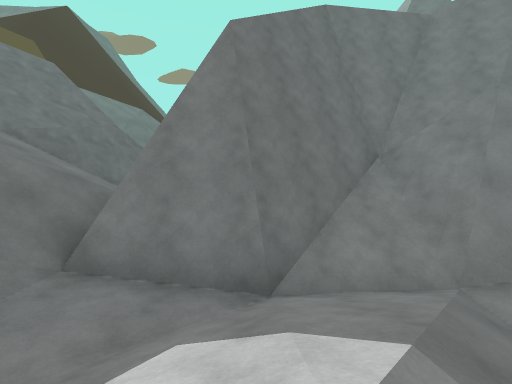
view 1 (above)

24 first-person views from a walk through a 3-D level made in the Unity game engine. The camera is 1.4 m above the floor, tilts 6° down and sees 90° across. The floor is counted in squares, 2 m on a side. Each view is taken from the middle of a square. On the plan, view 1 faces up. The plan holds only what a view shows up to about 9 squares ahead; the rest is blank. The place goes on beyond the plan. The player is left out. Surface patterns are stand-ins for the level's own textures.

view 2
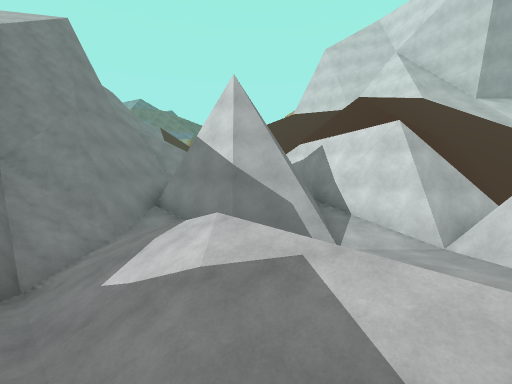

view 3
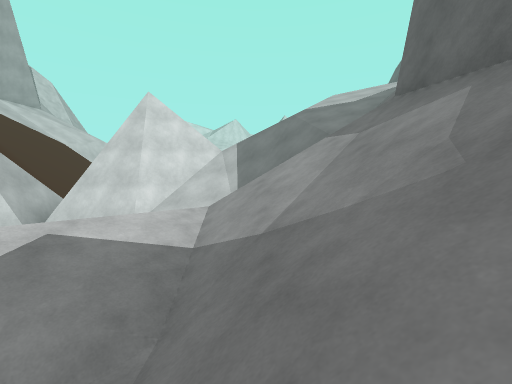

view 4
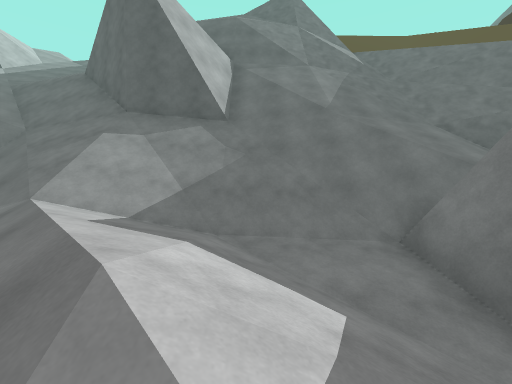

view 5
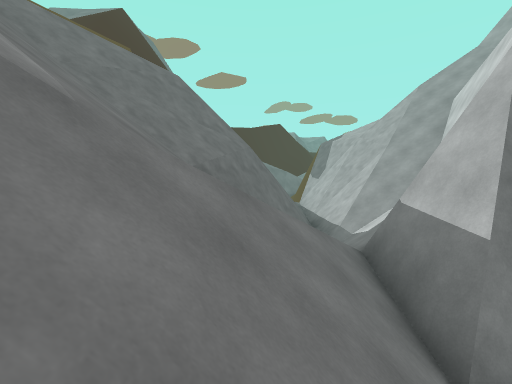

view 6
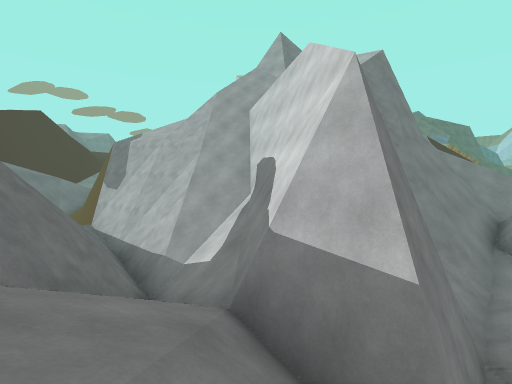

view 7
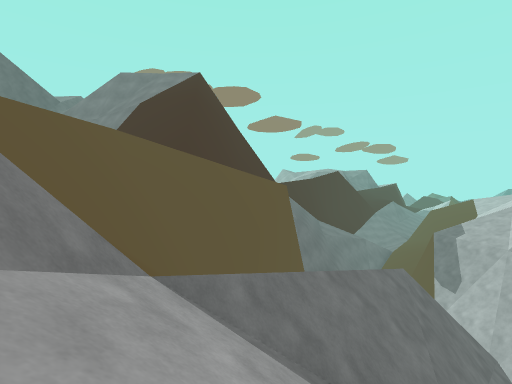

view 8
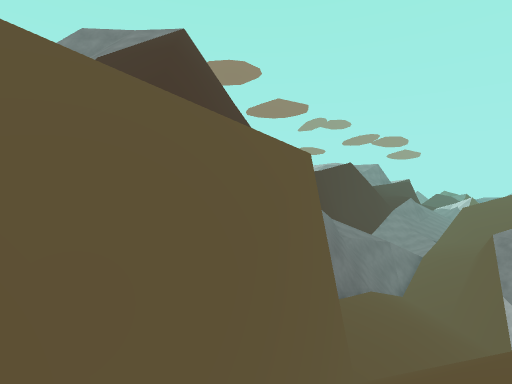

view 9
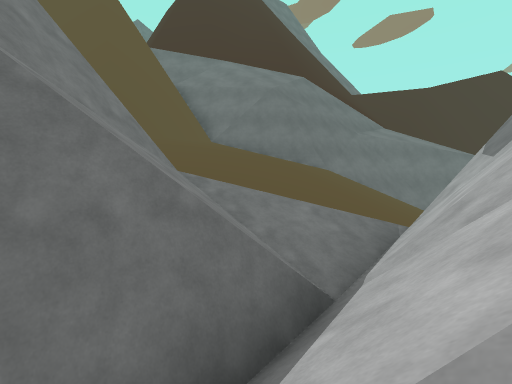

view 10
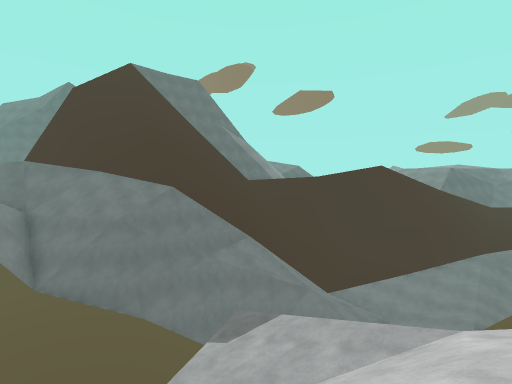

view 11
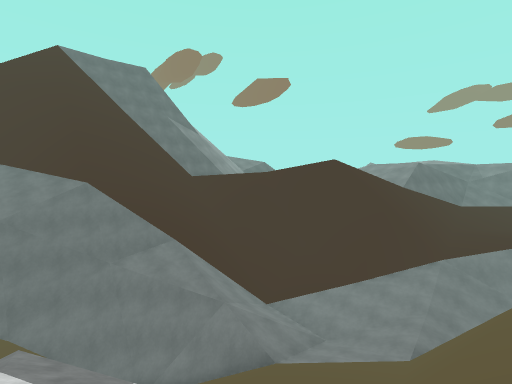

view 12
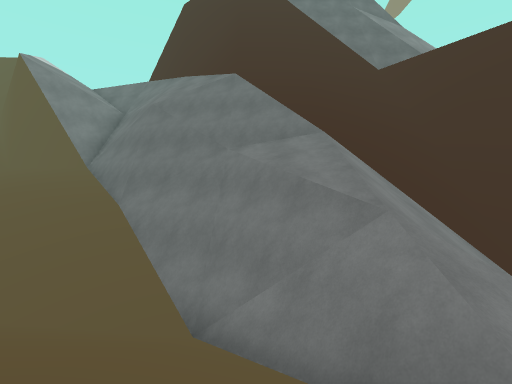

view 13
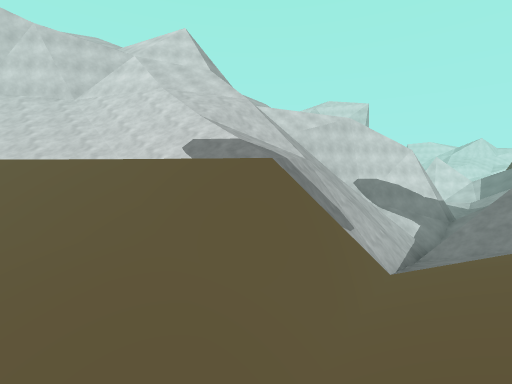

view 14
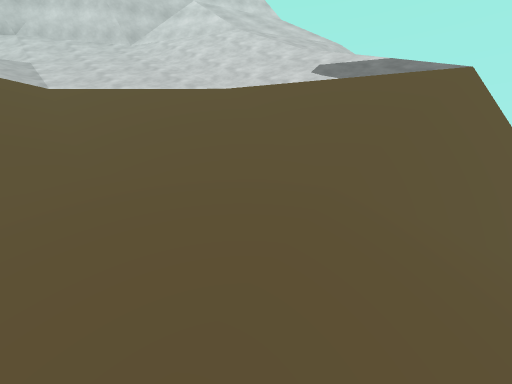

view 15
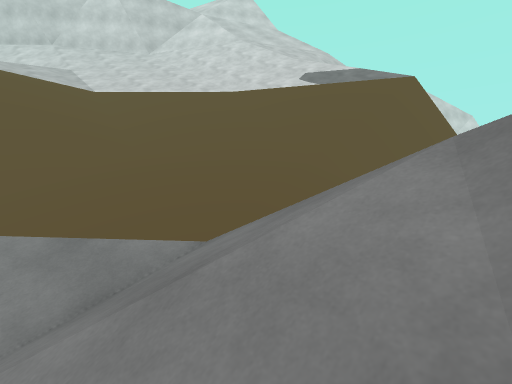

view 16
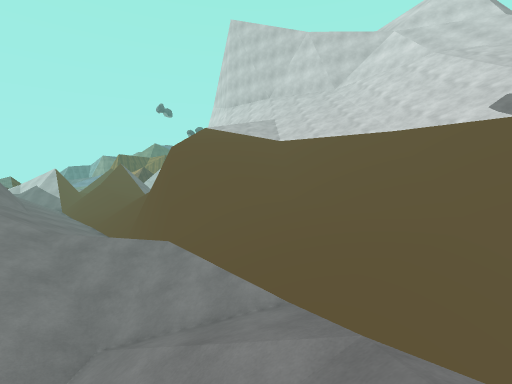

view 17
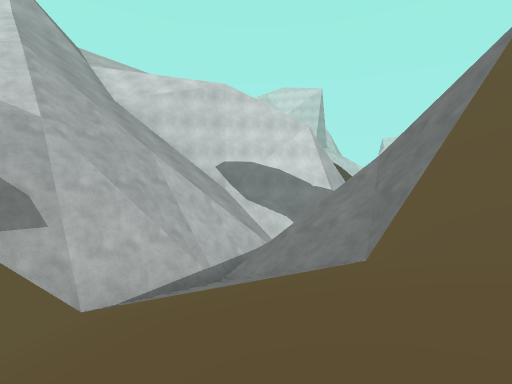

view 18
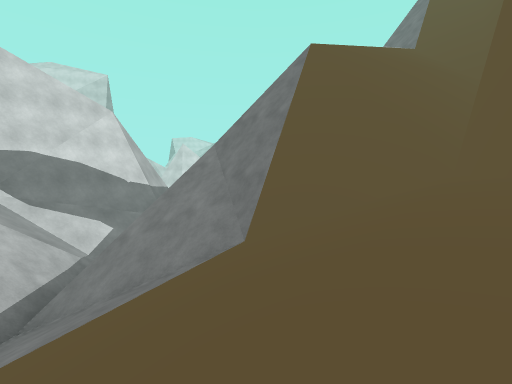

view 19
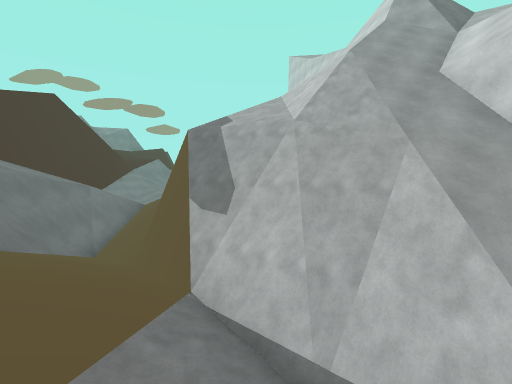

view 20
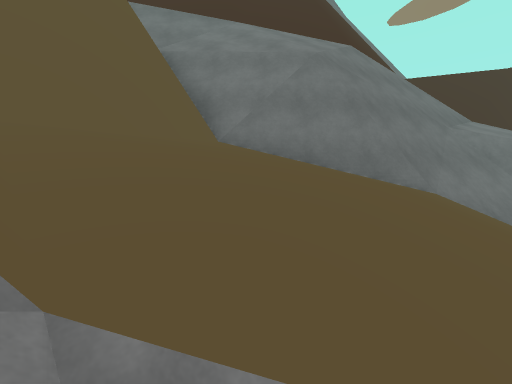

view 21
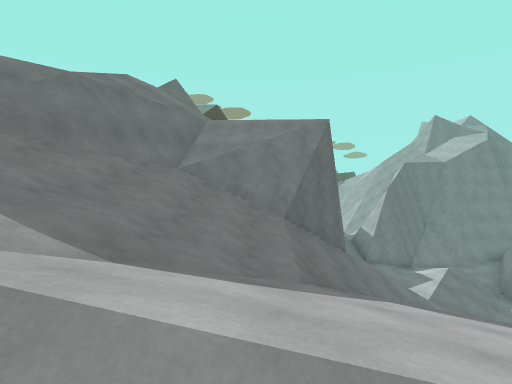

view 22
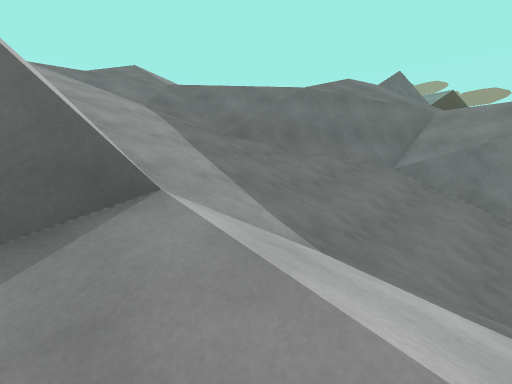

view 23
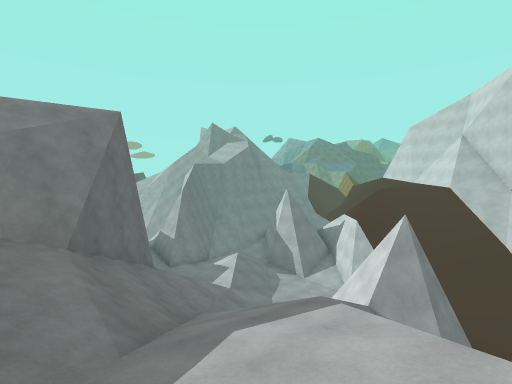

view 24
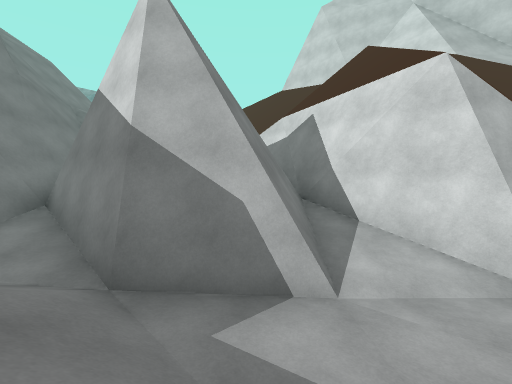

### Floor plan
Key: @ floor where view 1 was taken; # wall or solid block; x gap in a wall; . main floor; : floor 0.75 m higher than the main floor; - floor 1 m lower than the main floor; + floor 3 m higher than the main floor; * floor 4 m higher than the main floor; % floor 8 m higher than the main floor; & floor 9.5 m higher than the main floor; $ floor 14.25 m higher than the main floor; / step, stairs or slope; = window, fence, low wall or low ledge; v drop or lower ground.
Columns run from 17 left of view 1 to 11 right of it. Each row starts with its distance up from view 1.
 22          #=##== ////#v//
 21          #//////////#////  //
 20          #//////////=///////#
 19          #//=//vv//////////#
 18          #/#=vv#//////////#
 17         ##/#v##///#=/////#/
 16         #&v###///##/////##
 15            ##///#//////#v/
 14      ###  ##///##///////
 13      #=#v##++//##v/////##
 12         v#*+///##v/////#
 11          #*////#v//////##
 10         /####//x////#////
  9       /vvv###/#=///#//
  8      vv#xvvv#=#=//#v  //
  7      /##///#=##//##vvvvvvv
  6      /#////=##//#######vv##
  5      $==///////#####//vv#==
  4       ##///////####//###==
  3        #///////###..==###/
  2          #/////..///.##
  1         v#/////:////##
  0       //v####////@//##
 -1      ///   ##//////.###vv
 -2      ////  ##/////.-###//
 -3      //v####//// ..-.##//
 -4      /v####///   ..-##//%
 -5       #//////////####v//
 -6   /$/##/////////##  ##=/  #
 -7 /////////////vvv#    ////##
 -8 // /////////v   #  ./ v//##
 -9    ////////v       .##   ##
-10      /##//

Where each view was taken, in squares from view 1:
view 1: 0 up, 0 right, facing up
view 2: 0 up, 3 left, facing right
view 3: 2 up, 3 left, facing down
view 4: 1 up, 1 right, facing left
view 5: 1 up, 4 left, facing up
view 6: 3 up, 4 left, facing up-right
view 7: 3 up, 9 left, facing up
view 8: 6 up, 9 left, facing up
view 9: 8 up, 1 left, facing up-left
view 10: 12 up, 3 right, facing up-left
view 11: 15 up, 4 right, facing up-left
view 12: 18 up, 1 right, facing left
view 13: 19 up, 4 left, facing down-right
view 14: 20 up, 1 left, facing down-right
view 15: 21 up, 2 left, facing down-right
view 16: 20 up, 3 left, facing right
view 17: 13 up, 6 left, facing down-right
view 18: 13 up, 5 left, facing down
view 19: 9 up, 4 left, facing up-right
view 20: 10 up, 4 left, facing up-left
view 21: 10 down, 8 left, facing up
view 22: 10 down, 8 left, facing up-left
view 23: 9 down, 8 left, facing up-right
view 24: 1 down, 0 right, facing right
